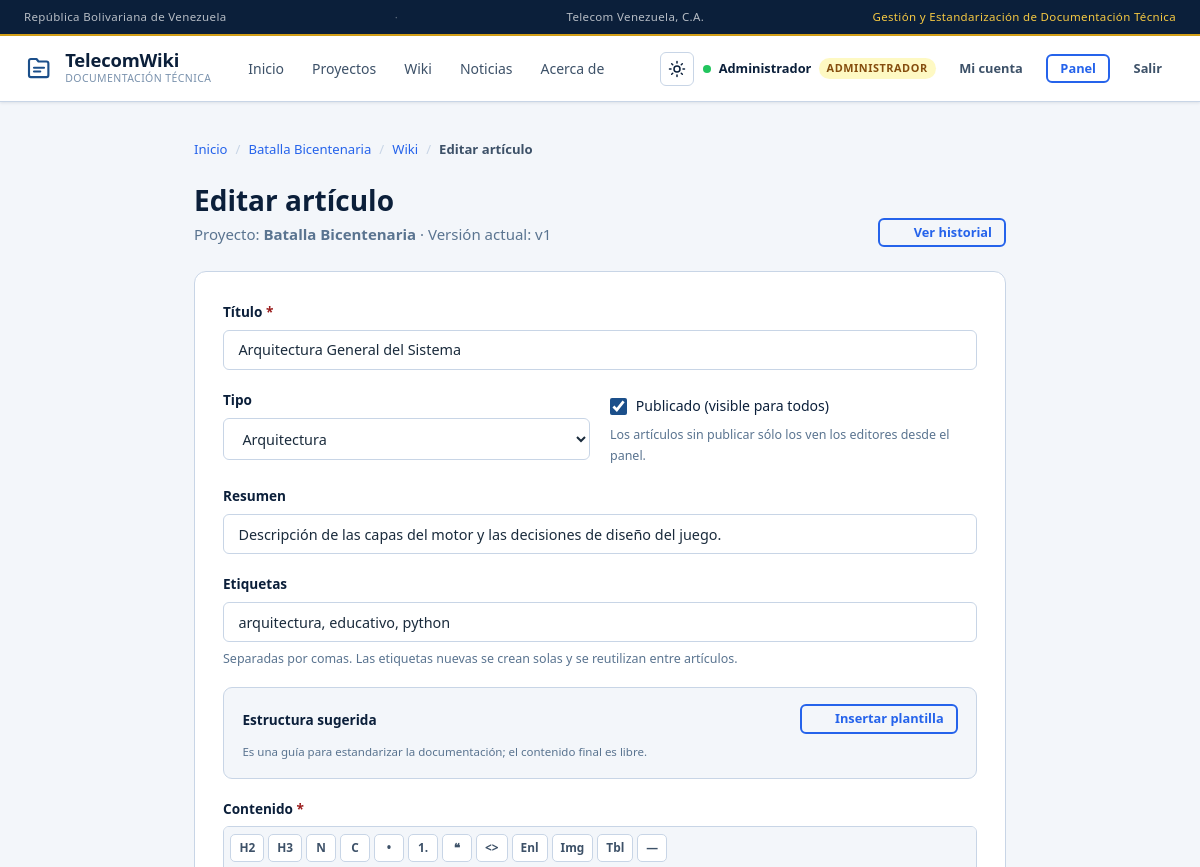
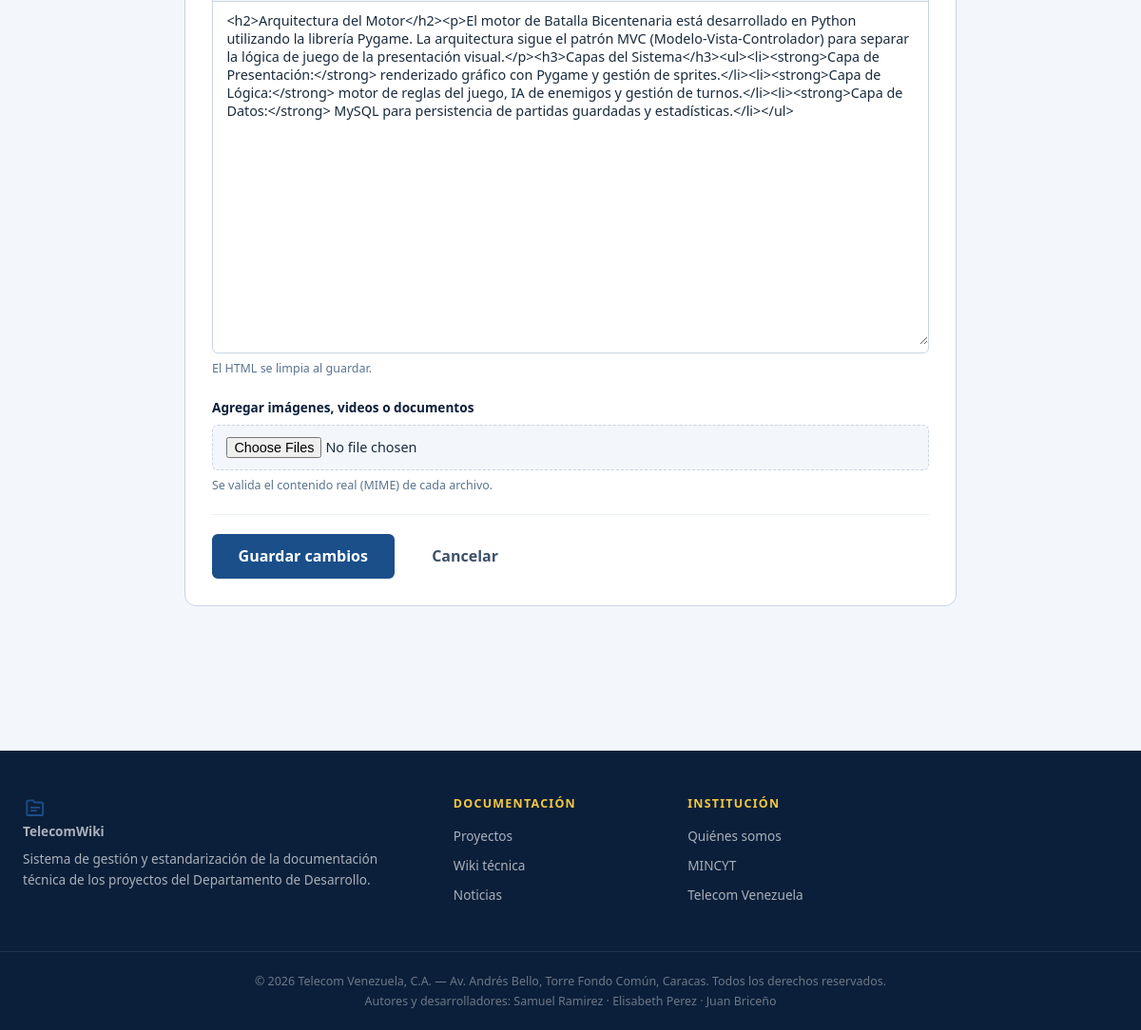
The app's page /frontend/admin/articulo_form.php?id=1 (signed in) with its own data (2 pictures, top to bottom).
### tables this page shows
CREATE TABLE `usuarios` (
    `id`            INT UNSIGNED NOT NULL AUTO_INCREMENT,
    `nombre`        VARCHAR(100)  NOT NULL,
    `apellido`      VARCHAR(100)  NOT NULL,
    `usuario`       VARCHAR(50)   NOT NULL,
    `email`         VARCHAR(150)  NOT NULL,
    `password`      VARCHAR(255)  NOT NULL,
    `rol`           ENUM('lector','editor','supervisor','admin') NOT NULL DEFAULT 'lector',
    `activo`        TINYINT(1)    NOT NULL DEFAULT 1,
    `ultimo_acceso` DATETIME      NULL DEFAULT NULL,
    `creado_en`     DATETIME      NOT NULL DEFAULT CURRENT_TIMESTAMP,
    PRIMARY KEY (`id`),
    UNIQUE KEY `uq_usuarios_usuario` (`usuario`),
    UNIQUE KEY `uq_usuarios_email`   (`email`),
    KEY `idx_usuarios_rol_activo` (`rol`,`activo`)
);

CREATE TABLE `proyectos` (
    `id`                  INT UNSIGNED NOT NULL AUTO_INCREMENT,
    `titulo`              VARCHAR(200)  NOT NULL,
    `slug`                VARCHAR(220)  NOT NULL,
    `categoria_id`        INT UNSIGNED  NOT NULL,
    `descripcion_corta`   VARCHAR(500)  NULL,
    `descripcion`         LONGTEXT      NULL,
    `tecnologias`         VARCHAR(300)  NULL,
    `version_actual`      VARCHAR(20)   NULL,
    `estado`              ENUM('activo','en_desarrollo','pausado','archivado') NOT NULL DEFAULT 'en_desarrollo',
    `responsable_id`      INT UNSIGNED  NULL,
    `fecha_inicio`        DATE          NULL,
    `fecha_actualizacion` DATETIME      NOT NULL DEFAULT CURRENT_TIMESTAMP ON UPDATE CURRENT_TIMESTAMP,
    `creado_en`           DATETIME      NOT NULL DEFAULT CURRENT_TIMESTAMP,
    PRIMARY KEY (`id`),
    UNIQUE KEY `uq_proyectos_slug` (`slug`),
    KEY `idx_proyectos_categoria` (`categoria_id`),
    KEY `idx_proyectos_estado` (`estado`,`creado_en`),
    KEY `idx_proyectos_responsable` (`responsable_id`),
    CONSTRAINT `fk_proyectos_categoria`   FOREIGN KEY (`categoria_id`)   REFERENCES `categorias`(`id`)     ON DELETE RESTRICT,
    CONSTRAINT `fk_proyectos_responsable` FOREIGN KEY (`responsable_id`) REFERENCES `usuarios`(`id`)      ON DELETE SET NULL
);

CREATE TABLE `articulos` (
    `id`          INT UNSIGNED NOT NULL AUTO_INCREMENT,
    `proyecto_id` INT UNSIGNED  NOT NULL,
    `titulo`      VARCHAR(300)  NOT NULL,
    `slug`        VARCHAR(320)  NOT NULL,
    `resumen`     VARCHAR(500)  NULL,
    `contenido`   LONGTEXT      NULL,
    `tipo`        ENUM('guion','arquitectura','mecanica','personaje','nivel','tecnico','otro') NOT NULL DEFAULT 'tecnico',
    `autor_id`    INT UNSIGNED  NULL,
    `version`     INT UNSIGNED  NOT NULL DEFAULT 1,
    `publicado`   TINYINT(1)    NOT NULL DEFAULT 0,
    `creado_en`   DATETIME      NOT NULL DEFAULT CURRENT_TIMESTAMP,
    `actualizado` DATETIME      NOT NULL DEFAULT CURRENT_TIMESTAMP ON UPDATE CURRENT_TIMESTAMP,
    PRIMARY KEY (`id`),
    UNIQUE KEY `uq_articulos_slug` (`slug`),
    KEY `idx_articulos_proyecto`  (`proyecto_id`,`publicado`),
    KEY `idx_articulos_publicado` (`publicado`),
    KEY `idx_articulos_tipo`      (`tipo`),
    KEY `idx_articulos_autor`     (`autor_id`),
    CONSTRAINT `fk_articulos_proyecto` FOREIGN KEY (`proyecto_id`) REFERENCES `proyectos`(`id`) ON DELETE CASCADE,
    CONSTRAINT `fk_articulos_autor`    FOREIGN KEY (`autor_id`)    REFERENCES `usuarios`(`id`)  ON DELETE SET NULL
);

### frontend/admin/articulo_form.php (the view, shortened to what the rows shown need)
<?php
$articuloId = entero($_GET['id'] ?? $_POST['articulo_id'] ?? '', 0);
$esAlta     = $articuloId === 0;
requierePermiso($esAlta ? 'articulo.crear' : 'articulo.editar');
$articulo = $esAlta ? null : dbUnica('SELECT * FROM articulos WHERE id = ? LIMIT 1', [$articuloId]);
$proyectoId = $articulo ? (int) $articulo['proyecto_id']
                        : entero($_GET['proyecto_id'] ?? $_POST['proyecto_id'] ?? '', 0);
$proyecto = dbUnica('SELECT id, titulo, slug FROM proyectos WHERE id = ? LIMIT 1', [$proyectoId]);
$valores = [
    'titulo'    => $articulo['titulo'] ?? '',
    'resumen'   => $articulo['resumen'] ?? '',
    'tipo'      => $articulo['tipo'] ?? 'tecnico',
    'contenido' => $articulo['contenido'] ?? '',
    'publicado' => isset($articulo['publicado']) ? (int) $articulo['publicado'] : 0,
    'etiquetas' => '',
];
$cssExtra  = 'admin.css';
abrirPagina();
?>
<div class="container container--form">
    <div class="seccion-cabecera">
        <div>
            <h1><?= $articulo ? 'Editar artículo' : 'Nuevo artículo' ?></h1>
            <p class="muted">
                Proyecto: <strong><?= e($proyecto['titulo']) ?></strong>
                <?php if ($articulo): ?> · Versión actual: v<?= (int) $articulo['version'] ?><?php endif; ?>
            </p>
        </div>
    </div>
    <div class="panel panel--form">
        <form method="post" enctype="multipart/form-data" class="formulario"
              action="<?= e(url('admin/articulo_form.php')) ?>">
            <?= campo('titulo', 'Título', 'text', [
                'valor' => $valores['titulo'], 'requerido' => true, 'max' => 300,
            ]) ?>
            <div class="rejilla rejilla--2">
                <div class="form-group">
                    <label class="casilla" for="f_publicado">
                        <input type="checkbox" id="f_publicado" name="publicado" value="1"
                            <?= $valores['publicado'] ? 'checked' : '' ?>>
                        <span>Publicado (visible para todos)</span>
                    </label>
                </div>
            </div>
            <?= campo('resumen', 'Resumen', 'text', [
                'valor' => $valores['resumen'], 'max' => 500,
                'placeholder' => 'Una o dos líneas que resumen el artículo…',
            ]) ?>
            <?= campo('contenido', 'Contenido', 'textarea', [
                'valor' => $valores['contenido'], 'requerido' => true, 'filas' => 18,
                'max' => 200000, 'class' => 'editor-ric',
                'placeholder' => 'HTML básico permitido: h2, h3, p, ul, li, strong, a…',
                'ayuda' => 'El HTML se limpia al guardar.',
            ]) ?>
        </form>
    </div>
</div>

### frontend/partials/header.php (shortened to what the rows shown need)
<?php
require_once dirname(__DIR__, 2) . '/backend/lib/bootstrap.php';
$usuario    = currentUser();
$cssExtra   = $cssExtra ?? '';
?>
<!DOCTYPE html>
<html lang="es">
<head>
    <link rel="stylesheet" href="<?= e(url('css/base.css')) ?>">
    <link rel="stylesheet" href="<?= e(url('css/layout.css')) ?>">
    <link rel="stylesheet" href="<?= e(url('css/components.css')) ?>">
    <link rel="stylesheet" href="<?= e(url('css/pages.css')) ?>">
<?php if ($cssExtra !== ''): ?>
    <link rel="stylesheet" href="<?= e(url('css/' . $cssExtra)) ?>">
<?php endif; ?>
</head>
<body>
<header class="site-header">
    <div class="site-header__inner container">
        <div class="site-header__actions">
<?php if ($usuario === null): ?>
            <a class="btn btn-outline btn-sm" href="<?= e(url('login.php')) ?>">
                <svg width="16" height="16" viewBox="0 0 20 20" fill="currentColor" aria-hidden="true">
                    <path d="M8 4H5a1 1 0 0 0-1 1v10a1 1 0 0 0 1 1h3M12 7l3 3-3 3M15 10H8"/>
                </svg>
                Iniciar sesión
            </a>
<?php else: ?>
            <span class="user-badge">
                <span class="user-dot" aria-hidden="true"></span>
                <span class="user-badge__nombre"><?= e($usuario['nombre']) ?></span>
                <?= badgeRol($usuario['rol']) ?>
            </span>
            <a class="btn btn-ghost btn-sm" href="<?= e(url('cuenta.php')) ?>">
                Mi cuenta
            </a>
            <?php if (puede('panel.acceder')): ?>
                <a class="btn btn-outline btn-sm" href="<?= e(url('admin/index.php')) ?>">Panel</a>
            <?php endif; ?>
            <form class="form-salir" method="post" action="<?= e(url('logout.php')) ?>">
                <button class="btn btn-ghost btn-sm" type="submit">Salir</button>
            </form>
<?php endif; ?>
        </div>
    </div>
</header>
<main id="contenido" class="main-content">

### backend/lib/render.php (shortened to what the rows shown need)
<?php
function badgeRol(string $rol): string {
    return '<span class="role-tag role-' . e($rol) . '">' . e(etiquetaRol($rol)) . '</span>';
}
function campo(string $nombre, string $etiqueta, string $tipo = 'text', array $op = []): string {
    $valor     = $op['valor'] ?? '';
    $requerido = !empty($op['requerido']);
    $max       = $op['max'] ?? null;
    $ayuda     = $op['ayuda'] ?? '';
    $extra     = $op['extra'] ?? '';
    $id        = 'f_' . $nombre;
    $errores   = $op['errores'] ?? [];
    $atributos = 'id="' . e($id) . '" name="' . e($nombre) . '"';
    if ($requerido) $atributos .= ' required';
    if ($max !== null && $tipo !== 'file') {
        $atributos .= ' maxlength="' . (int) $max . '"';
    }
    if (!empty($op['placeholder']) && $tipo !== 'file') {
        $atributos .= ' placeholder="' . e($op['placeholder']) . '"';
    }
    if (!empty($op['multiple']) && $tipo === 'file') {
        $atributos .= ' multiple';
    }
    $atributos .= ' ' . trim($extra);
    $clase = 'form-control' . (!empty($op['class']) ? ' ' . $op['class'] : '');
    $html = '<div class="form-group' . (isset($errores[$nombre]) ? ' form-group--error' : '') . '">';
    $html .= '<label class="form-label" for="' . e($id) . '">' . e($etiqueta)
           . ($requerido ? ' <span class="obligatorio" aria-hidden="true">*</span>' : '') . '</label>';
    if ($tipo === 'select') {
        $html .= '<select class="' . $clase . '" ' . $atributos . '>';
        foreach ($op['opciones'] ?? [] as $k => $v) {
            $sel = ((string) $k === (string) $valor) ? ' selected' : '';
            $html .= '<option value="' . e((string) $k) . '"' . $sel . '>' . e($v) . '</option>';
        }
        $html .= '</select>';
    } elseif ($tipo === 'textarea') {
        $html .= '<textarea class="' . $clase . '" rows="' . (int) ($op['filas'] ?? 6) . '" '
               . $atributos . '>' . e($valor) . '</textarea>';
    } elseif ($tipo === 'file') {
        $html .= '<input class="' . $clase . '" type="file" ' . $atributos . '>';
    } else {
        $html .= '<input class="' . $clase . '" type="' . e($tipo) . '" value="' . e($valor) . '" '
               . $atributos . '>';
    }
    if (isset($errores[$nombre])) {
        $html .= '<p class="form-error" role="alert">' . e($errores[$nombre]) . '</p>';
    } elseif ($ayuda !== '') {
        $html .= '<p class="form-ayuda">' . e($ayuda) . '</p>';
    }
    return $html . '</div>';
}

### records on screen
usuarios: nombre "Administrador", rol "ADMINISTRADOR"
proyectos: titulo "Batalla Bicentenaria"
articulos: version "1", titulo "Arquitectura General del Sistema", publicado "☑", resumen "Descripción de las capas del motor y las decisiones de diseño del juego.", contenido "<h2>Arquitectura del Motor</h2><p>El motor de Batalla Bicentenaria está desarrollado en Python utilizando la librería Pygame. La arquitectura sigue el patrón MVC (Modelo-Vista-Controlador) para separar la lógica de juego de la presentación visual.</p><h3>Capas del Sistema</h3><ul><li><strong>Capa de Presentación:</strong> renderizado gráfico con Pygame y gestión de sprites.</li><li><strong>Capa de Lógica:</strong> motor de reglas del juego, IA de enemigos y gestión de turnos.</li><li><strong>Capa de Datos:</strong> MySQL para persistencia de partidas guardadas y estadísticas.</li></ul>"

### other values on screen
SITE_TAGLINE "Gestión y Estandarización de Documentación Técnica"
SITE_NAME "TelecomWiki"
$texto "Inicio"
$texto "Proyectos"
$texto "Wiki"
$texto "Noticias"
$texto "Acerca de"
$nombre "Inicio"
$nombre "Batalla Bicentenaria"
$nombre "Wiki"
$nombre "Editar artículo"
$etiqueta "Título Tipo Resumen Contenido Agregar imágenes, videos o documentos"
$ayuda "El HTML se limpia al guardar. Se valida el contenido real (MIME) de cada archivo."
SITE_AUTORES "Samuel Ramirez · Elisabeth Perez · Juan Briceño"
form field tipo "Arquitectura"
